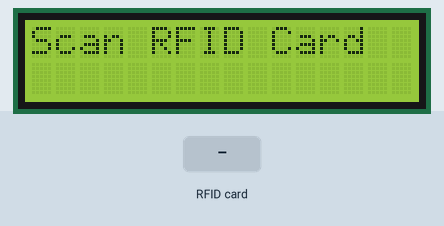
Simulated run of this sketch. Board: ESP32. On the bench: 16×2 character LCD. Inputs (shaded band) come from the test bench. What the sketch prints to the serial monitor is not drawn.

Above: at 1.3 s.
1.4 s: RFID card 5E 7A 19 C4 held to the reader
At 1.8 s:
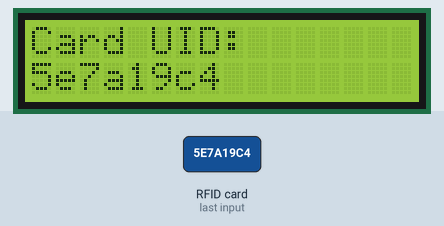
Timing chart, 0 to 4.4 s (numbered marks = the images above; inputs shaded):
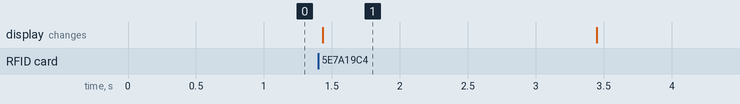

Measured:
- after the input at 1.4 s, the display: changes at once (image 1)
- what the display in image 1 shows lasts 2.0 s, from 1.4 s to 3.4 s

The sketch:

rfid.ino
```cpp
#include <SPI.h>
#include <MFRC522.h>
#include <Wire.h>
#include <LiquidCrystal_I2C.h>

#define SS_PIN 5
#define RST_PIN 4

MFRC522 rfid(SS_PIN, RST_PIN);
LiquidCrystal_I2C lcd(0x27, 16, 2);

void setup() {
  Serial.begin(115200);

  SPI.begin();
  rfid.PCD_Init();

  Wire.begin(21, 22);
  lcd.init();
  lcd.backlight();

  lcd.setCursor(0,0);
  lcd.print("Scan RFID Card");
}

void loop() {

  if (!rfid.PICC_IsNewCardPresent()) return;
  if (!rfid.PICC_ReadCardSerial()) return;

  String uid = "";

  for (byte i = 0; i < rfid.uid.size; i++) {
    uid += String(rfid.uid.uidByte[i], HEX);
  }

  Serial.println(uid);

  lcd.clear();
  lcd.setCursor(0,0);
  lcd.print("Card UID:");
  lcd.setCursor(0,1);
  lcd.print(uid);

  delay(2000);

  lcd.clear();
  lcd.setCursor(0,0);
  lcd.print("Scan RFID Card");

  rfid.PICC_HaltA();
}
```
